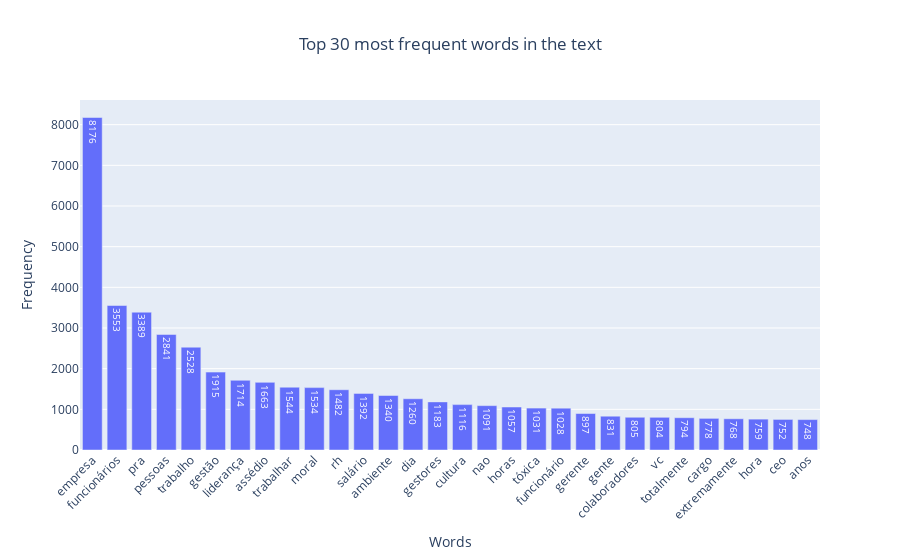

Write notebook code for a chart like this one.
### Code cell
plot_histogram_word(denuncias_limpas_sem_stopwords, 30)

### Figure 1 — Plotly figure (JSON) as saved in the notebook; plotly's stock layout.template omitted (floating-point values rounded to 4 significant figures)
{"data": [{"text": ["8176", "3553", "3389", "2841", "2528", "1915", "1714", "1663", "1544", "1534", "1482", "1392", "1340", "1260", "1183", "1116", "1091", "1057", "1031", "1028", "897", "831", "805", "804", "794", "778", "768", "759", "752", "748"], "textposition": "auto", "type": "bar", "x": ["empresa", "funcionários", "pra", "pessoas", "trabalho", "gestão", "liderança", "assédio", "trabalhar", "moral", "rh", "salário", "ambiente", "dia", "gestores", "cultura", "nao", "horas", "tóxica", "funcionário", "gerente", "gente", "colaboradores", "vc", "totalmente", "cargo", "extremamente", "hora", "ceo", "anos"], "y": [8176, 3553, 3389, 2841, 2528, 1915, 1714, 1663, 1544, 1534, 1482, 1392, 1340, 1260, 1183, 1116, 1091, 1057, 1031, 1028, 897, 831, 805, 804, 794, 778, 768, 759, 752, 748]}], "layout": {"title": {"text": "Top 30 most frequent words in the text", "x": 0.5}, "xaxis": {"tickangle": -45, "title": {"text": "Words"}}, "yaxis": {"title": {"text": "Frequency"}}}}
